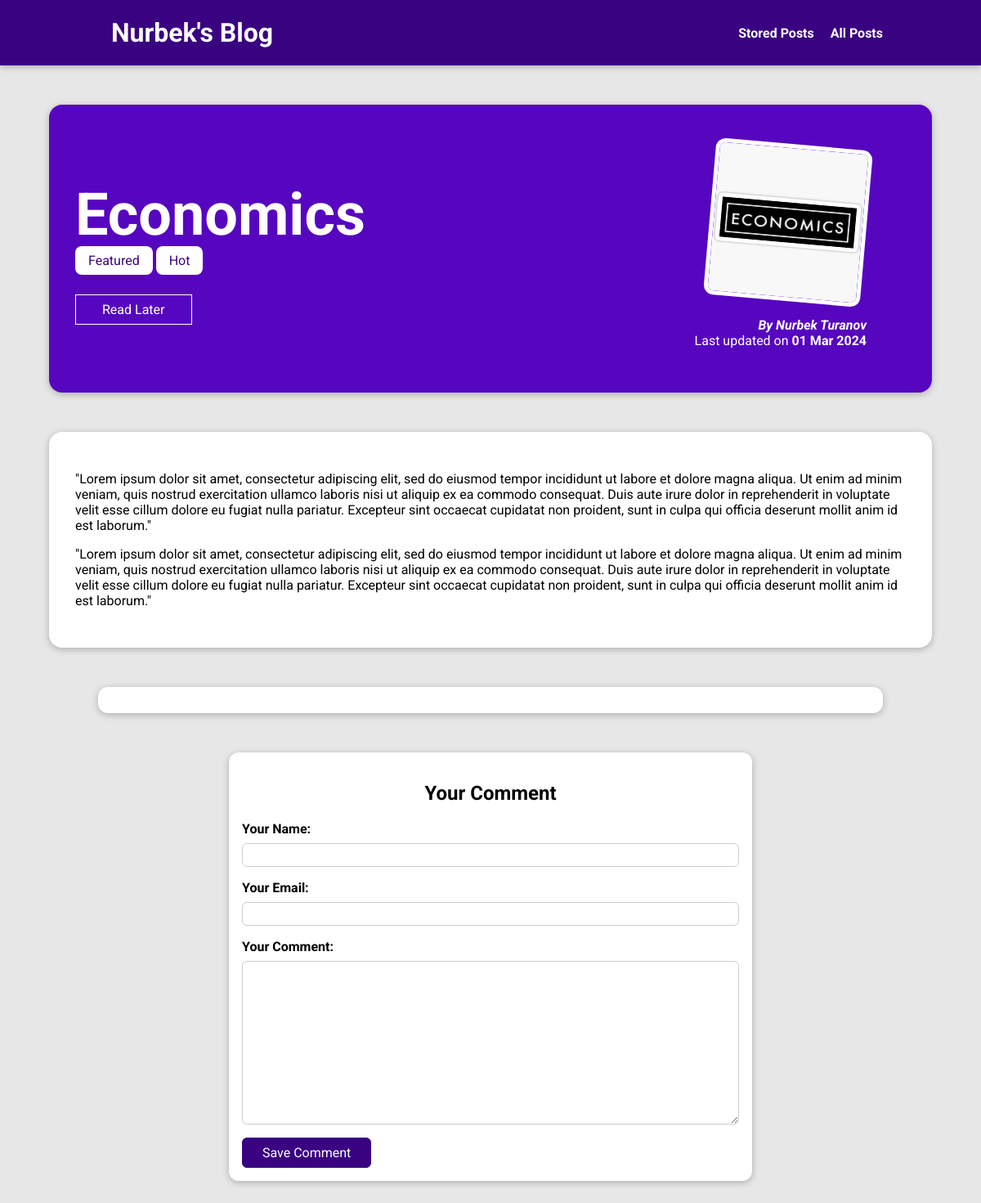
The page /posts/economics on the database its author committed.
### blog/models.py (models this page shows, shortened)
class Post(models.Model):
    title = models.CharField(max_length=150)
    excerpt = models.CharField(max_length=200)
    image = models.ImageField(upload_to="posts", null=True)
    date = models.DateField(auto_now=True)
    slug = models.SlugField(unique=True, db_index=True)
    content = models.TextField(validators=[MinLengthValidator(10)])
    author = models.ForeignKey(
        Author, on_delete=models.SET_NULL, null=True, related_name="posts"
    )
    tags = models.ManyToManyField(Tag)

class Tag(models.Model):
    caption = models.CharField(max_length=20)

class Author(models.Model):
    first_name = models.CharField(max_length=100)
    last_name = models.CharField(max_length=100)
    email_address = models.EmailField()
    def full_name(self):
        return f"{self.first_name} {self.last_name}"
    def __str__(self):
        return self.full_name()

### blog/views.py (the view, shortened to what this page needs)
# urls.py: path("posts/<slug:slug>", views.SinglePostView.as_view(), name="posts-detail-page"),
class SinglePostView(View):
    def is_stored_post(self, request, post_id):
        stored_posts = request.session.get("stored_posts")
        if stored_posts is not None:
            is_saved_for_later = post_id in stored_posts
        else:
            is_saved_for_later = False
        return is_saved_for_later
    def get(self, request, slug):
        post = Post.objects.get(slug=slug)
        context = {
            "post": post,
            "post_tags": post.tags.all(),
            "comment_form": CommentForm(),
            "comments": post.comments.all().order_by("-id"),
            "saved_for_later": self.is_stored_post(request, post.id),
        }
        return render(request, "blog/post-detail.html", context)

### blog/forms.py
class CommentForm(forms.ModelForm):
    class Meta:
        model = Comment
        exclude = ["post"]
        labels = {
            "user_name": "Your Name",
            "user_email": "Your Email",
            "text": "Your Comment",
        }

### blog/templates/blog/post-detail.html (shortened to what this page needs)
{% extends "base.html" %}
{% load static %}
{% block css_files %}
  <link rel="stylesheet" href="{% static "blog/post-detail.css" %}"/>
{% endblock %}
{% block content %}
  <section id="summary">
    <h2>{{ post.title }}</h2>
    <div>
      {% for tag in post_tags %}
        <span class="tag">{{ tag.caption }}</span>
      {% endfor %}
    </div>
    <div id="read-later">
      <form action="{% url "read-later" %}" method="POST">
        <button>
          {% if saved_for_later %}
            Remove from "Read Later" List
          {% else %}
            Read Later
          {% endif %}
        </button>
      </form>
    </div>
    <article>
      <img src="{{ post.image.url }}" alt="{{ post.title }}" />
      <address>By <a href="mailto:{{ post.author.email_address }}">{{ post.author }}</a></address>
      <div>
        Last updated on <time>{{ post.date|date:"d M Y"}}</time>
      </div>
    </article>
  </section>
  <main>
    {{ post.content|linebreaks }}
  </main>
  <section id="comments">
  </section>
  <section id="comment-form">
    <h2>Your Comment</h2>
    <form action="{% url "posts-detail-page" post.slug %}" method="POST">
      {% for form_field in comment_form %}
        <div class="form-control {% if form_field.errors %}invalid{% endif %}">
          {{ form_field.label_tag }}
          {{ form_field }}
        </div>
      {% endfor %}
      <button>Save Comment</button>
    </form>
  </section>
{% endblock %}

### static/app.css (style rules this page uses)
* { box-sizing: border-box; }
html { font-family: 'Roboto', sans-serif; }
body { margin: 0; }
h1, h2, h3 { font-family: 'Roboto', sans-serif; font-weight: bold; }

### blog/static/blog/post-detail.css (style rules this page uses)
body { background-color: #e7e7e7; }
#summary { margin: 8rem auto 3rem auto; padding: 2rem; width: 90%; max-width: 90rem; border-radius: 16px; background-color: #5706c0; position: relative; box-shadow: 0 2px 8px rgba(0, 0, 0, 0.25); height: 22rem; }
#summary h2 { color: white; font-size: 4.5rem; margin-bottom: 0.25rem; }
#summary article { position: absolute; top: 2rem; right: 3rem; padding: 1rem 2rem; border-radius: 12px; text-align: right; color: white; }
#summary article img { width: 12rem; height: 12rem; border-radius: 12px; transform: rotateZ(5deg); border: 5px solid white; margin-bottom: 1rem; }
#summary address { font-weight: bold; }
#summary a { color: white; text-decoration: none; }
#summary time { font-weight: bolder; }
#read-later { margin: 2rem 0; }
#read-later button { background-color: transparent; border: 1px solid white; padding: 0.5rem 2rem; font: inherit; color: white; cursor: pointer; }
main { margin: 2rem auto 3rem auto; padding: 2rem; width: 90%; max-width: 90rem; border-radius: 16px; background-color: white; position: relative; box-shadow: 0 2px 8px rgba(0, 0, 0, 0.25); height: 100%; }
.tag { background-color: white; color: #390281; padding: 0.5rem 1rem; border-radius: 8px; }
#comment-form { margin: 3rem auto; width: 90%; max-width: 40rem; border-radius: 12px; background-color: white; box-shadow: 0 2px 8px rgba(0, 0, 0, 0.25); padding: 1rem; }
#comment-form button { font: inherit; background-color: #390281; color: white; border: 1px solid #390281; padding: 0.5rem 1.5rem; border-radius: 6px; cursor: pointer; }
#comment-form h2 { text-align: center; }
.form-control { margin-bottom: 1rem; }
.form-control label { font-weight: bold; margin-bottom: 0.5rem; display: block; }
.form-control input, .form-control textarea { display: block; width: 100%; font: inherit; padding: 0.25rem; border-radius: 6px; border: 1px solid #ccc; }
#comments { margin: 3rem auto; width: 90%; max-width: 60rem; border-radius: 12px; background-color: white; box-shadow: 0 2px 8px rgba(0, 0, 0, 0.25); padding: 1rem 2rem; }

### rows shown on the page
Post: title "Economics", image (picture), author "Nurbek Turanov", date "01 Mar 2024", content "\"Lorem ipsum dolor sit amet, consectetur adipiscing elit, sed do eiusmod tempor incididunt ut labore et dolore magna aliqua. Ut enim ad minim veniam, quis nostrud exercitation ullamco laboris nisi ut aliquip ex ea commodo consequat. Duis aute irure dolor in reprehenderit in voluptate velit esse cillum dolore eu fugiat nulla pariatur. Excepteur sint occaecat cupidatat non proident, sunt in culpa qui officia deserunt mollit anim id est laborum.\" \"Lorem ipsum dolor sit amet, consectetur adipiscing elit, sed do eiusmod tempor incididunt ut labore et dolore magna aliqua. Ut enim ad minim veniam, quis nostrud exercitation ullamco laboris nisi ut aliquip ex ea commodo consequat. Duis aute irure…"
Tag: caption "Featured"
Tag: caption "Hot"
